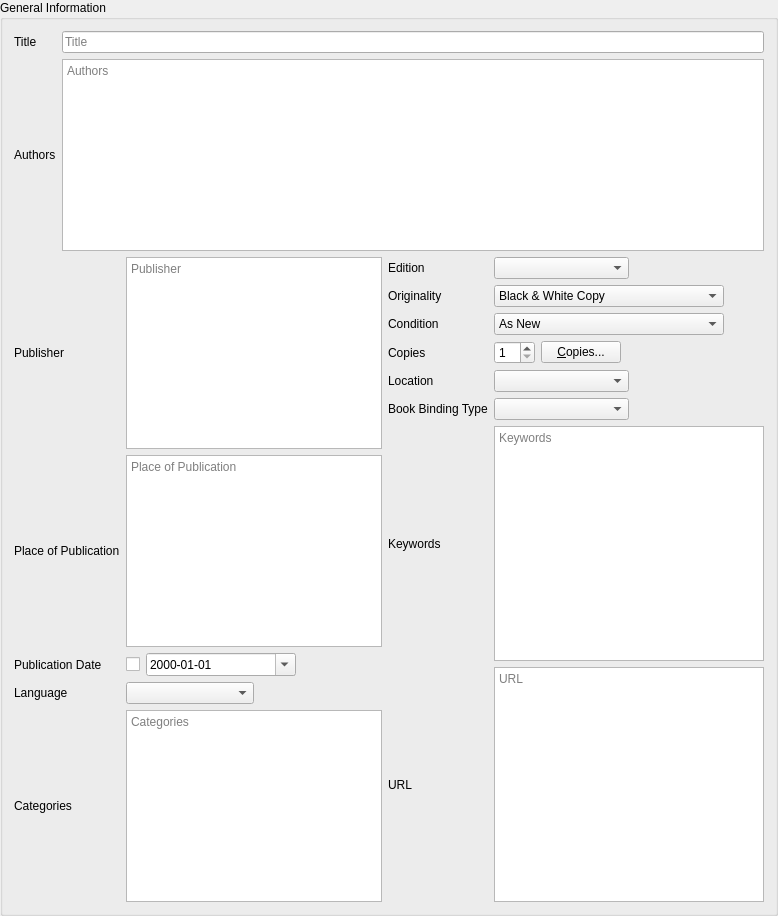
             <widget class="QGroupBox" name="generalGroup">
              <property name="title">
               <string>General Information</string>
              </property>
              <layout class="QVBoxLayout" name="verticalLayout">
               <item>
                <layout class="QGridLayout" name="gridLayout">
                 <item row="0" column="0">
                  <widget class="QLabel" name="label_2">
                   <property name="text">
                    <string>Title</string>
                   </property>
                  </widget>
                 </item>
                 <item row="1" column="0">
                  <widget class="QLabel" name="label_6">
                   <property name="text">
                    <string>Authors</string>
                   </property>
                  </widget>
                 </item>
                 <item row="1" column="1">
                  <widget class="biblioteq_hyperlinked_text_edit" name="author">
                   <property name="tabChangesFocus">
                    <bool>true</bool>
                   </property>
                   <property name="undoRedoEnabled">
                    <bool>true</bool>
                   </property>
                   <property name="readOnly">
                    <bool>false</bool>
                   </property>
                   <property name="textInteractionFlags">
                    <set>Qt::LinksAccessibleByKeyboard|Qt::LinksAccessibleByMouse|Qt::TextBrowserInteraction|Qt::TextEditable|Qt::TextEditorInteraction|Qt::TextSelectableByKeyboard|Qt::TextSelectableByMouse</set>
                   </property>
                   <property name="placeholderText">
                    <string>Authors</string>
                   </property>
                   <property name="openLinks">
                    <bool>false</bool>
                   </property>
                  </widget>
                 </item>
                 <item row="0" column="1">
                  <widget class="QLineEdit" name="title">
                   <property name="placeholderText">
                    <string>Title</string>
                   </property>
                  </widget>
                 </item>
                </layout>
               </item>
               <item>
                <layout class="QHBoxLayout" name="horizontalLayout">
                 <item>
                  <layout class="QGridLayout" name="gridLayout_3">
                   <item row="2" column="1">
                    <layout class="QHBoxLayout" name="_13">
                     <item>
                      <widget class="QCheckBox" name="publication_date_enabled">
                       <property name="toolTip">
                        <string>&lt;html&gt;&lt;head/&gt;&lt;body&gt;&lt;p&gt;Include the Publication Date in the search query.&lt;/p&gt;&lt;/body&gt;&lt;/html&gt;</string>
                       </property>
                       <property name="text">
                        <string/>
                       </property>
                      </widget>
                     </item>
                     <item>
                      <widget class="QDateEdit" name="publication_date">
                       <property name="sizePolicy">
                        <sizepolicy hsizetype="Expanding" vsizetype="Fixed">
                         <horstretch>0</horstretch>
                         <verstretch>0</verstretch>
                        </sizepolicy>
                       </property>
                       <property name="minimumSize">
                        <size>
                         <width>150</width>
                         <height>0</height>
                        </size>
                       </property>
                       <property name="displayFormat">
                        <string>yyyy-MM-dd</string>
                       </property>
                       <property name="calendarPopup">
                        <bool>true</bool>
                       </property>
                      </widget>
                     </item>
                     <item>
                      <spacer>
                       <property name="orientation">
                        <enum>Qt::Horizontal</enum>
                       </property>
                       <property name="sizeHint" stdset="0">
                        <size>
                         <width>40</width>
                         <height>20</height>
                        </size>
                       </property>
                      </spacer>
                     </item>
                    </layout>
                   </item>
                   <item row="1" column="1">
                    <widget class="biblioteq_hyperlinked_text_edit" name="place">
                     <property name="tabChangesFocus">
                      <bool>true</bool>
                     </property>
                     <property name="undoRedoEnabled">
                      <bool>true</bool>
                     </property>
                     <property name="textInteractionFlags">
                      <set>Qt::LinksAccessibleByKeyboard|Qt::LinksAccessibleByMouse|Qt::TextBrowserInteraction|Qt::TextEditable|Qt::TextEditorInteraction|Qt::TextSelectableByKeyboard|Qt::TextSelectableByMouse</set>
                     </property>
                     <property name="placeholderText">
                      <string>Place of Publication</string>
                     </property>
                     <property name="openLinks">
                      <bool>false</bool>
                     </property>
                    </widget>
                   </item>
                   <item row="2" column="0">
                    <widget class="QLabel" name="label_13">
                     <property name="text">
                      <string>Publication Date</string>
                     </property>
                    </widget>
                   </item>
                   <item row="3" column="0">
                    <widget class="QLabel" name="label_3">
                     <property name="text">
                      <string>Language</string>
                     </property>
                    </widget>
                   </item>
                   <item row="3" column="1">
                    <layout class="QHBoxLayout" name="_6">
                     <item>
                      <widget class="QComboBox" name="language">
                       <property name="sizePolicy">
                        <sizepolicy hsizetype="Expanding" vsizetype="Fixed">
                         <horstretch>0</horstretch>
                         <verstretch>0</verstretch>
                        </sizepolicy>
                       </property>
                       <property name="sizeAdjustPolicy">
                        <enum>QComboBox::AdjustToContents</enum>
                       </property>
                      </widget>
                     </item>
                     <item>
                      <spacer>
                       <property name="orientation">
                        <enum>Qt::Horizontal</enum>
                       </property>
                       <property name="sizeHint" stdset="0">
                        <size>
                         <width>40</width>
                         <height>20</height>
                        </size>
                       </property>
                      </spacer>
                     </item>
                    </layout>
                   </item>
                   <item row="0" column="0">
                    <widget class="QLabel" name="label_14">
                     <property name="text">
                      <string>Publisher</string>
                     </property>
                    </widget>
                   </item>
                   <item row="1" column="0">
                    <widget class="QLabel" name="label_20">
                     <property name="text">
                      <string>Place of Publication</string>
                     </property>
                    </widget>
                   </item>
                   <item row="5" column="1">
                    <layout class="QHBoxLayout" name="horizontalLayout_5"/>
                   </item>
                   <item row="0" column="1">
                    <widget class="biblioteq_hyperlinked_text_edit" name="publisher">
                     <property name="verticalScrollBarPolicy">
                      <enum>Qt::ScrollBarAlwaysOff</enum>
                     </property>
                     <property name="horizontalScrollBarPolicy">
                      <enum>Qt::ScrollBarAlwaysOff</enum>
                     </property>
                     <property name="tabChangesFocus">
                      <bool>true</bool>
                     </property>
                     <property name="undoRedoEnabled">
                      <bool>true</bool>
                     </property>
                     <property name="readOnly">
                      <bool>false</bool>
                     </property>
                     <property name="textInteractionFlags">
                      <set>Qt::TextEditorInteraction</set>
                     </property>
                     <property name="placeholderText">
                      <string>Publisher</string>
                     </property>
                     <property name="openLinks">
                      <bool>false</bool>
                     </property>
                    </widget>
                   </item>
                   <item row="4" column="1">
                    <widget class="biblioteq_hyperlinked_text_edit" name="category">
                     <property name="tabChangesFocus">
                      <bool>true</bool>
                     </property>
                     <property name="undoRedoEnabled">
                      <bool>true</bool>
                     </property>
                     <property name="readOnly">
                      <bool>false</bool>
                     </property>
                     <property name="textInteractionFlags">
                      <set>Qt::LinksAccessibleByKeyboard|Qt::LinksAccessibleByMouse|Qt::TextBrowserInteraction|Qt::TextEditable|Qt::TextEditorInteraction|Qt::TextSelectableByKeyboard|Qt::TextSelectableByMouse</set>
                     </property>
                     <property name="placeholderText">
                      <string>Categories</string>
                     </property>
                     <property name="openLinks">
                      <bool>false</bool>
                     </property>
                    </widget>
                   </item>
                   <item row="4" column="0">
                    <widget class="QLabel" name="label_15">
                     <property name="text">
                      <string>Categories</string>
                     </property>
                    </widget>
                   </item>
                  </layout>
                 </item>
                 <item>
                  <layout class="QGridLayout" name="gridLayout_2">
                   <item row="1" column="0">
                    <widget class="QLabel" name="label_22">
                     <property name="text">
                      <string>Originality</string>
                     </property>
                    </widget>
                   </item>
                   <item row="6" column="1">
                    <widget class="biblioteq_hyperlinked_text_edit" name="keyword">
                     <property name="tabChangesFocus">
                      <bool>true</bool>
                     </property>
                     <property name="undoRedoEnabled">
                      <bool>true</bool>
                     </property>
                     <property name="readOnly">
                      <bool>false</bool>
                     </property>
                     <property name="textInteractionFlags">
                      <set>Qt::LinksAccessibleByKeyboard|Qt::LinksAccessibleByMouse|Qt::TextBrowserInteraction|Qt::TextEditable|Qt::TextEditorInteraction|Qt::TextSelectableByKeyboard|Qt::TextSelectableByMouse</set>
                     </property>
                     <property name="placeholderText">
                      <string>Keywords</string>
                     </property>
                     <property name="openLinks">
                      <bool>false</bool>
                     </property>
                    </widget>
                   </item>
                   <item row="3" column="0">
                    <widget class="QLabel" name="label_8">
                     <property name="text">
                      <string>Copies</string>
                     </property>
                    </widget>
                   </item>
                   <item row="6" column="0">
                    <widget class="QLabel" name="label_21">
                     <property name="text">
                      <string>Keywords</string>
                     </property>
                    </widget>
                   </item>
                   <item row="2" column="1">
                    <layout class="QHBoxLayout" name="horizontalLayout_2">
                     <item>
                      <widget class="QComboBox" name="condition">
                       <property name="sizeAdjustPolicy">
                        <enum>QComboBox::AdjustToContents</enum>
                       </property>
                       <property name="minimumContentsLength">
                        <number>25</number>
                       </property>
                       <item>
                        <property name="text">
                         <string>As New</string>
                        </property>
                       </item>
                       <item>
                        <property name="text">
                         <string>Binding Copy</string>
                        </property>
                       </item>
                       <item>
                        <property name="text">
                         <string>Book Club</string>
                        </property>
                       </item>
                       <item>
                        <property name="text">
                         <string>Ex-Library</string>
                        </property>
                       </item>
                       <item>
                        <property name="text">
                         <string>Fair</string>
                        </property>
                       </item>
                       <item>
                        <property name="text">
                         <string>Fine</string>
                        </property>
                       </item>
                       <item>
                        <property name="text">
                         <string>Good</string>
                        </property>
                       </item>
                       <item>
                        <property name="text">
                         <string>Poor</string>
                        </property>
                       </item>
                       <item>
                        <property name="text">
                         <string>Very Good</string>
                        </property>
                       </item>
                      </widget>
                     </item>
                     <item>
                      <spacer name="spacer">
                       <property name="orientation">
                        <enum>Qt::Horizontal</enum>
                       </property>
                       <property name="sizeHint" stdset="0">
                        <size>
                         <width>40</width>
                         <height>20</height>
                        </size>
                       </property>
                      </spacer>
                     </item>
                    </layout>
                   </item>
                   <item row="1" column="1">
                    <layout class="QHBoxLayout" name="_7">
                     <item>
                      <widget class="QComboBox" name="originality">
                       <property name="sizeAdjustPolicy">
                        <enum>QComboBox::AdjustToContents</enum>
                       </property>
                       <property name="minimumContentsLength">
                        <number>25</number>
                       </property>
                       <item>
                        <property name="text">
                         <string>Black &amp; White Copy</string>
                        </property>
                       </item>
                       <item>
                        <property name="text">
                         <string>Color Copy</string>
                        </property>
                       </item>
                       <item>
                        <property name="text">
                         <string>Original</string>
                        </property>
                       </item>
                      </widget>
                     </item>
                     <item>
                      <spacer>
                       <property name="orientation">
                        <enum>Qt::Horizontal</enum>
                       </property>
                       <property name="sizeHint" stdset="0">
                        <size>
                         <width>40</width>
                         <height>20</height>
                        </size>
                       </property>
                      </spacer>
                     </item>
                    </layout>
                   </item>
                   <item row="3" column="1">
                    <layout class="QHBoxLayout" name="_3">
                     <item>
                      <widget class="QSpinBox" name="quantity">
                       <property name="minimum">
                        <number>1</number>
                       </property>
                       <property name="value">
                        <number>1</number>
                       </property>
                      </widget>
                     </item>
                     <item>
                      <layout class="QGridLayout" name="_4">
                       <item row="0" column="0">
                        <widget class="QPushButton" name="copiesButton">
                         <property name="text">
                          <string>&amp;Copies...</string>
                         </property>
                         <property name="icon">
                          <iconset resource="../Icons/icons.qrc">
                           <normaloff>:/16x16/editcopy.png</normaloff>:/16x16/editcopy.png</iconset>
                         </property>
                        </widget>
                       </item>
                      </layout>
                     </item>
                     <item>
                      <spacer>
                       <property name="orientation">
                        <enum>Qt::Horizontal</enum>
                       </property>
                       <property name="sizeHint" stdset="0">
                        <size>
                         <width>40</width>
                         <height>20</height>
                        </size>
                       </property>
                      </spacer>
                     </item>
                    </layout>
                   </item>
                   <item row="5" column="0">
                    <widget class="QLabel" name="label_9">
                     <property name="text">
                      <string>Book Binding Type</string>
                     </property>
                    </widget>
                   </item>
                   <item row="4" column="0">
                    <widget class="QLabel" name="label_10">
                     <property name="text">
                      <string>Location</string>
                     </property>
                    </widget>
                   </item>
                   <item row="2" column="0">
                    <widget class="QLabel" name="label_23">
                     <property name="text">
                      <string>Condition</string>
                     </property>
                    </widget>
                   </item>
                   <item row="4" column="1">
                    <layout class="QHBoxLayout" name="_5">
                     <item>
                      <widget class="QComboBox" name="location">
                       <property name="sizePolicy">
                        <sizepolicy hsizetype="Expanding" vsizetype="Fixed">
                         <horstretch>0</horstretch>
                         <verstretch>0</verstretch>
                        </sizepolicy>
                       </property>
                       <property name="sizeAdjustPolicy">
                        <enum>QComboBox::AdjustToContents</enum>
                       </property>
                      </widget>
                     </item>
                     <item>
                      <spacer>
                       <property name="orientation">
                        <enum>Qt::Horizontal</enum>
                       </property>
                       <property name="sizeHint" stdset="0">
                        <size>
                         <width>40</width>
                         <height>20</height>
                        </size>
                       </property>
                      </spacer>
                     </item>
                    </layout>
                   </item>
                   <item row="7" column="0">
                    <widget class="QLabel" name="label_24">
                     <property name="text">
                      <string>URL</string>
                     </property>
                    </widget>
                   </item>
                   <item row="0" column="0">
                    <widget class="QLabel" name="label_5">
                     <property name="text">
                      <string>Edition</string>
                     </property>
                    </widget>
                   </item>
                   <item row="5" column="1">
                    <layout class="QHBoxLayout" name="_9">
                     <item>
                      <widget class="QComboBox" name="binding">
                       <property name="sizePolicy">
                        <sizepolicy hsizetype="Expanding" vsizetype="Fixed">
                         <horstretch>0</horstretch>
                         <verstretch>0</verstretch>
                        </sizepolicy>
                       </property>
                       <property name="layoutDirection">
                        <enum>Qt::LeftToRight</enum>
                       </property>
                       <property name="sizeAdjustPolicy">
                        <enum>QComboBox::AdjustToContents</enum>
                       </property>
                       <property name="frame">
                        <bool>true</bool>
                       </property>
                      </widget>
                     </item>
                     <item>
                      <spacer>
                       <property name="orientation">
                        <enum>Qt::Horizontal</enum>
                       </property>
                       <property name="sizeHint" stdset="0">
                        <size>
                         <width>40</width>
                         <height>20</height>
                        </size>
                       </property>
                      </spacer>
                     </item>
                    </layout>
                   </item>
                   <item row="0" column="1">
                    <layout class="QHBoxLayout" name="_2">
                     <item>
                      <widget class="QComboBox" name="edition">
                       <property name="sizePolicy">
                        <sizepolicy hsizetype="Expanding" vsizetype="Fixed">
                         <horstretch>0</horstretch>
                         <verstretch>0</verstretch>
                        </sizepolicy>
                       </property>
                       <property name="autoFillBackground">
                        <bool>false</bool>
                       </property>
                       <property name="sizeAdjustPolicy">
                        <enum>QComboBox::AdjustToContents</enum>
                       </property>
                      </widget>
                     </item>
                     <item>
                      <spacer>
                       <property name="orientation">
                        <enum>Qt::Horizontal</enum>
                       </property>
                       <property name="sizeHint" stdset="0">
                        <size>
                         <width>40</width>
                         <height>20</height>
                        </size>
                       </property>
                      </spacer>
                     </item>
                    </layout>
                   </item>
                   <item row="7" column="1">
                    <widget class="QPlainTextEdit" name="url">
                     <property name="tabChangesFocus">
                      <bool>true</bool>
                     </property>
                     <property name="placeholderText">
                      <string>URL</string>
                     </property>
                    </widget>
                   </item>
                  </layout>
                 </item>
                </layout>
               </item>
              </layout>
             </widget>
